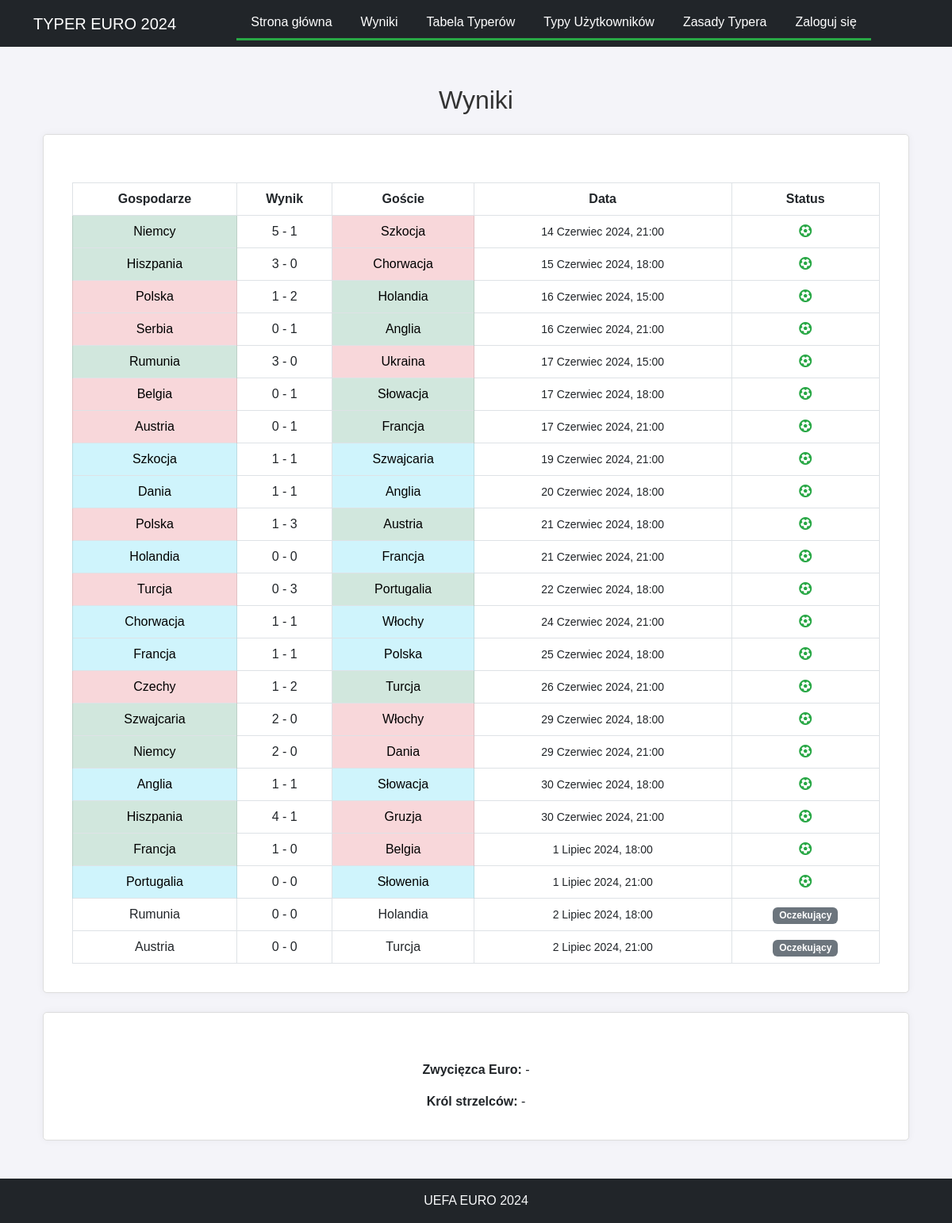
Before: /results/ with the older database file.
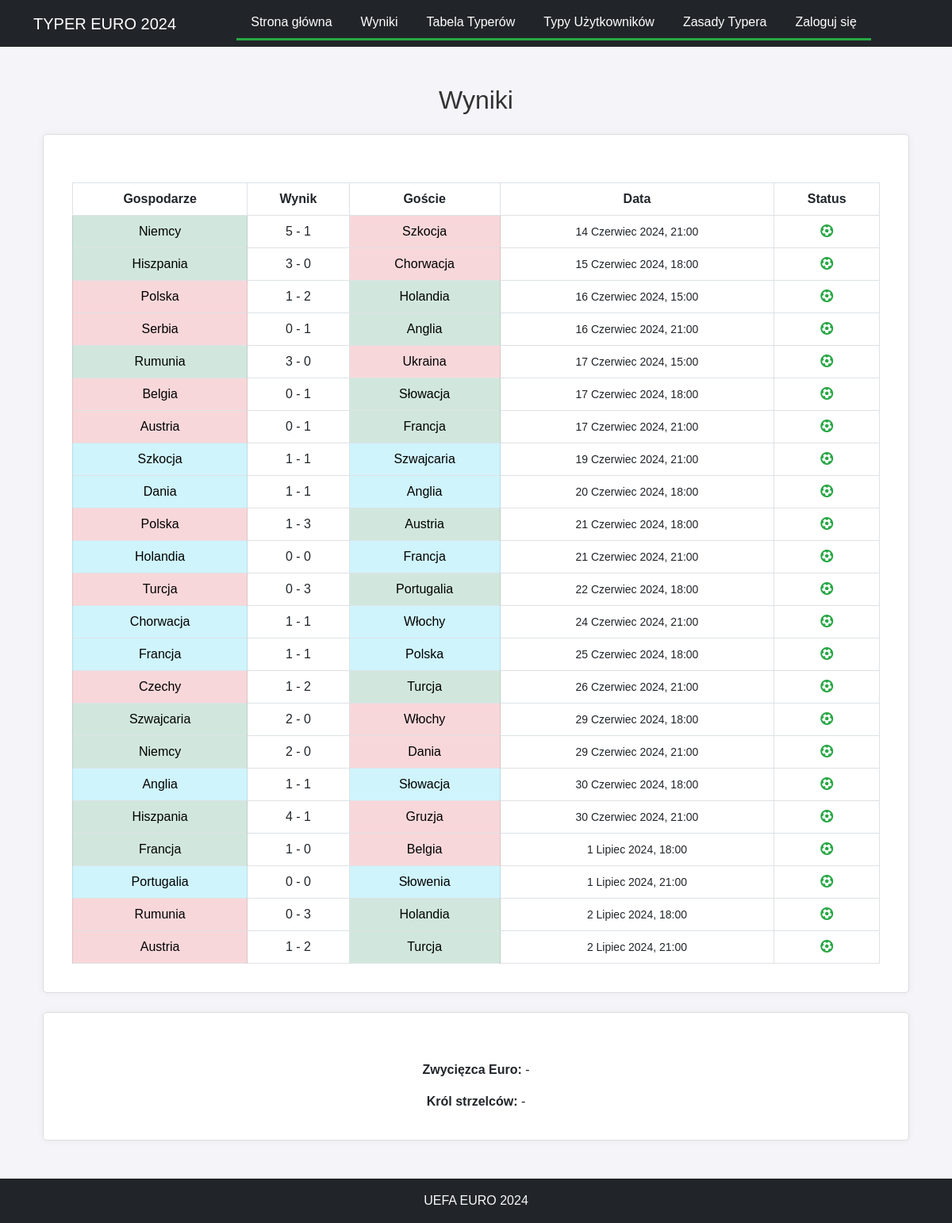
After: the same page with the newer database file.
### contest/models.py (models this page shows, shortened)
class Article(models.Model):
    title = models.CharField(max_length=200)
    slug = models.SlugField(max_length=200, unique=True, blank=True)
    content = models.TextField()
    author = models.ForeignKey(User, on_delete=models.CASCADE)
    created_at = models.DateTimeField(auto_now_add=True)
    updated_at = models.DateTimeField(auto_now=True)

class Match(models.Model):
    group = models.CharField(max_length=2)
    home_team = models.CharField(max_length=100)
    away_team = models.CharField(max_length=100)
    date = models.DateTimeField()
    place = models.CharField(max_length=100)
    actual_home_team_score = models.IntegerField(null=True, blank=True, default=0)
    actual_away_team_score = models.IntegerField(null=True, blank=True, default=0)
    final_score = models.BooleanField(default=False)

### contest/views.py (the view)
# urls.py: path('results/', views.results, name='results'),
def results(request):
    all_matches = Match.objects.all().order_by('date')
    tournament_results = TournamentResults.objects.first()
    context = {
        'matches': all_matches,
        'tournament_results': tournament_results,
    }
    return render(request, 'results.html', context)

### contest/templatetags/article_tags.py (called while the page is built)
@register.simple_tag
def get_articles():
    return Article.objects.all()

### contest/templates/results.html (shortened to what this page needs)
{% extends 'base.html' %}
{% block content %}
<div class="container-fluid container-lg mt-4">
    <h2 class="mb-4 text-center">Wyniki</h2>
    <div class="card">
        <div class="card-body mt-4">
            <div class="table-responsive">
                <table class="table table-bordered table-hover results-table">
                    <thead class="thead-dark">
                        <tr>
                            <th>Gospodarze</th>
                            <th>Wynik</th>
                            <th>Goście</th>
                            <th>Data</th>
                            <th>Status</th>
                        </tr>
                    </thead>
                    <tbody>
                        {% for match in matches %}
                        <tr>
                            <td class="{% if match.final_score %}{% if match.actual_home_team_score > match.actual_away_team_score %}table-success{% elif match.actual_home_team_score < match.actual_away_team_score %}table-danger{% else %}table-info{% endif %}{% endif %}">
                                {{ match.home_team }}
                            </td>
                            <td>
                                {% if match.final_score %}
                                    {{ match.actual_home_team_score }} - {{ match.actual_away_team_score }}
                                {% else %}
                                    0 - 0
                                {% endif %}
                            </td>
                            <td class="{% if match.final_score %}{% if match.actual_home_team_score < match.actual_away_team_score %}table-success{% elif match.actual_home_team_score > match.actual_away_team_score %}table-danger{% else %}table-info{% endif %}{% endif %}">
                                {{ match.away_team }}
                            </td>
                            <td>
                                <small>{{ match.date|date:"j F Y, H:i" }}</small>
                            </td>
                            <td>
                                {% if match.final_score %}
                                    <span class="final"><i class="fa-solid fa-futbol"></i></span>
                                {% else %}
                                    <span class="badge bg-secondary">Oczekujący</span>
                                {% endif %}
                            </td>
                        </tr>
                        {% endfor %}
                    </tbody>
                </table>
            </div>
        </div>
    </div>
    {% if tournament_results %}
        <div class="card mt-4">
            <div class="card-body mt-4">
                <p class="card-text"><strong>Zwycięzca Euro:</strong> {% if tournament_results.winner_team %} {{ tournament_results.winner_team.name }} {% else %} - {% endif %}</p>
                <p class="card-text"><strong>Król strzelców:</strong> {% if tournament_results.top_scorer %} {{ tournament_results.top_scorer.player }} {% else %} - {% endif %}</p>
            </div>
        </div>
    {% else %}
        <div class="alert alert-info mt-4" role="alert">
            No tournament results set by admin.
        </div>
    {% endif %}
</div>
{% endblock %}

### contest/templates/base.html (shortened to what this page needs)
{% load static %}
{% load article_tags %}
<!DOCTYPE html>
<html lang="pl">
<head>
    <link href="https://cdn.jsdelivr.net/npm/bootstrap@5.3.0/dist/css/bootstrap.min.css" rel="stylesheet">
    <link rel="stylesheet" type="text/css" href="{% static 'css/styles.css' %}">
    <link rel="stylesheet" href="https://cdnjs.cloudflare.com/ajax/libs/font-awesome/6.0.0-beta3/css/all.min.css">
</head>
<body>
<nav class="navbar navbar-expand-lg navbar-dark bg-dark">
    <div class="container bg-dark border-0">
        <a class="navbar-brand" href="{% url 'home' %}">TYPER EURO 2024</a>
        <div class="collapse navbar-collapse justify-content-center" id="navbarNav">
            <ul class="navbar-nav bg-dark flex-wrap">
                <li class="nav-item">
                    <a class="nav-link" href="{% url 'home' %}">Strona główna</a>
                </li>
                <li class="nav-item">
                    <a class="nav-link" href="{% url 'results' %}">Wyniki</a>
                </li>
                <li class="nav-item">
                    <a class="nav-link" href="{% url 'leaderboard' %}">Tabela Typerów</a>
                </li>
                <li class="nav-item">
                    <a class="nav-link" href="{% url 'user_predictions' %}">Typy Użytkowników</a>
                </li>
                {% get_articles as articles %}
                {% for article in articles %}
                <li class="nav-item">
                    <a class="nav-link" href="{% url 'view_article' article.slug %}">{{ article.title }}</a>
                </li>
                {% endfor %}
                {% if user.is_authenticated %}
                {% if not user.is_superuser %}
                <li class="nav-item">
                    <a class="nav-link" href="{% url 'betting' %}">Typuj spotkania</a>
                </li>
                {% endif %}
                {% if user.is_superuser %}
                <li class="nav-item">
                    <a class="nav-link" href="{% url 'create_user' %}">Create User</a>
                </li>
                <li class="nav-item">
                    <a class="nav-link" href="{% url 'create_match' %}">Create Match</a>
                </li>
                <li class="nav-item">
                    <a class="nav-link" href="{% url 'edit_points' %}">Edit Points</a>
                </li>
                <li class="nav-item">
                    <a class="nav-link" href="{% url 'user_list' %}">User List</a>
                </li>
                <li class="nav-item">
                    <a class="nav-link" href="{% url 'article_list' %}">Articles</a>
                </li>
                <li class="nav-item">
                    <a class="nav-link" href="{% url 'actual_results' %}">Actual Results</a>
                </li>
                <li class="nav-item">
                    <a class="nav-link" href="{% url 'edit_bet_status' %}">Edit Bet Statuses</a>
                </li>
                {% endif %}
                <li class="nav-item">
                    <a class="nav-link" href="{% url 'profile' %}">Profil</a>
                </li>
                <li class="nav-item">
                    <a class="nav-link" href="#" id="logout-link"
                       onclick="document.getElementById('logout-form').submit(); return false;">Wyloguj się</a>
                    <form id="logout-form" method="post" action="{% url 'logout' %}" style="display: none;">
                        {% csrf_token %}
                    </form>
                </li>
                {% else %}
                <li class="nav-item">
                    <a class="nav-link" href="{% url 'login' %}">Zaloguj się</a>
                </li>
                {% endif %}
            </ul>
        </div>
    </div>
</nav>
<div class="container-fluid container-lg mt-5">
    {% block content %}{% endblock %}
</div>
<footer class="footer bg-dark text-light text-center py-3 mt-5">
    <p class="mb-0">UEFA EURO 2024</p>
</footer>
</body>
</html>

### static/css/styles.css (style rules this page uses)
body { font-family: Arial, sans-serif; margin: 0; padding: 0; background-color: #f4f4f9; }
nav ul { list-style-type: none; padding: 0; margin: 0; background-color: #343a40; display: flex; justify-content: center; border-bottom: 3px solid #28a745; }
nav ul li { margin: 0; }
nav ul li a { display: block; color: white; text-align: center; padding: 15px 20px; text-decoration: none; transition: background-color 0.3s; }
h1, h2 { text-align: center; color: #333; margin-top: 20px; margin-bottom: 10px; }
.card { padding: 20px; margin-bottom: 20px; border: 1px solid #ddd; background-color: #fff; border-radius: 5px; box-shadow: 0 0 10px rgba(0, 0, 0, 0.05); text-align: center; }
.footer { background-color: #343a40; color: #fff; padding: 10px 0; text-align: center; }
.footer p { margin: 0; }
.final { font-weight: bold; color: #28a745; }
ul { padding: 0; list-style-type: none; text-align: center; }
ul li { margin-bottom: 10px; }
.table { margin: 0 auto; text-align: center; }
.table tr { text-align: center; }
.navbar-nav .nav-item { margin-left: 10px; margin-right: 10px; }
.navbar-nav .nav-link { color: white !important; }

Changed rows visible on the page:
changed Match "2 Lipiec 2024, 18:00": actual_home_team_score (not shown) → "0"; actual_away_team_score (not shown) → "3"; final_score "0 - 0 Oczekujący" → "-"
changed Match "2 Lipiec 2024, 21:00": actual_home_team_score (not shown) → "1"; actual_away_team_score (not shown) → "2"; final_score "0 - 0 Oczekujący" → "-"
